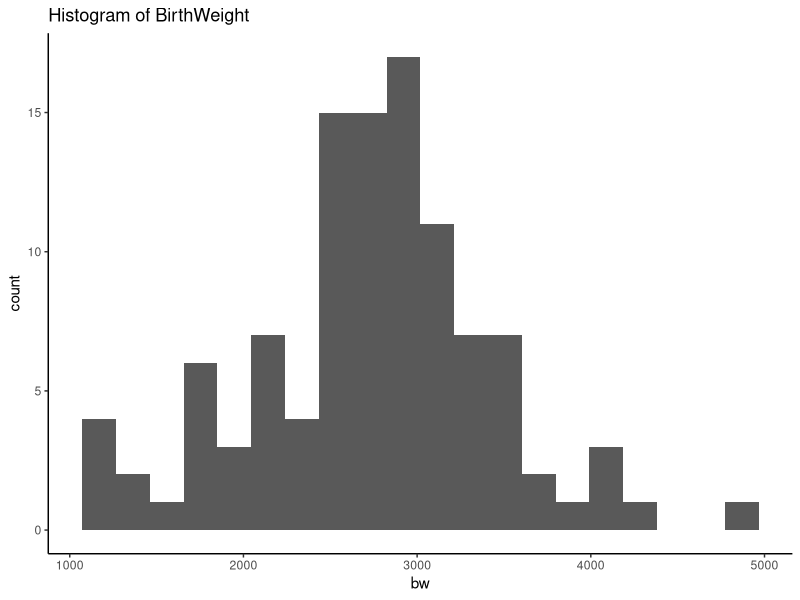
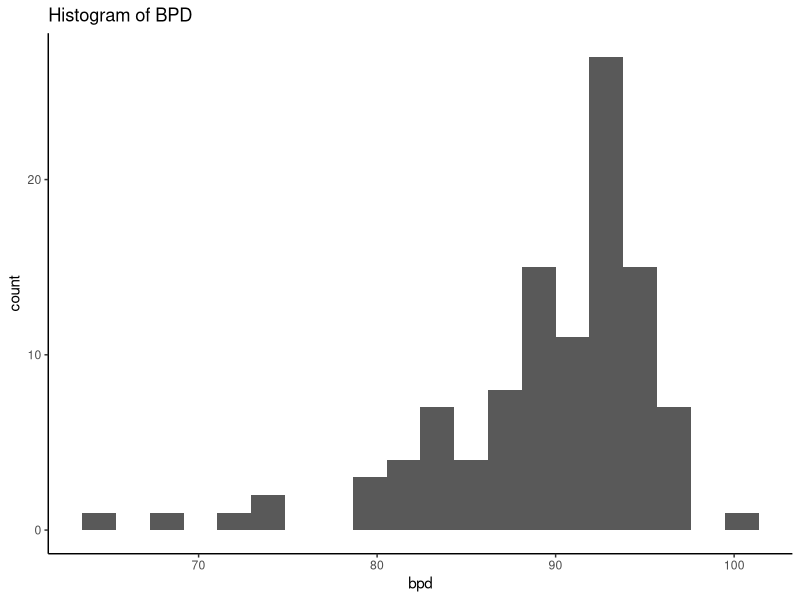
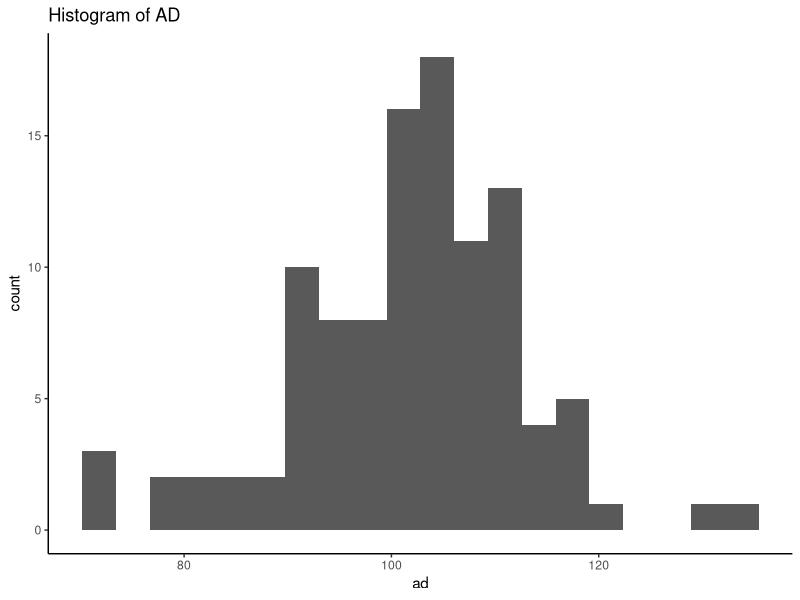
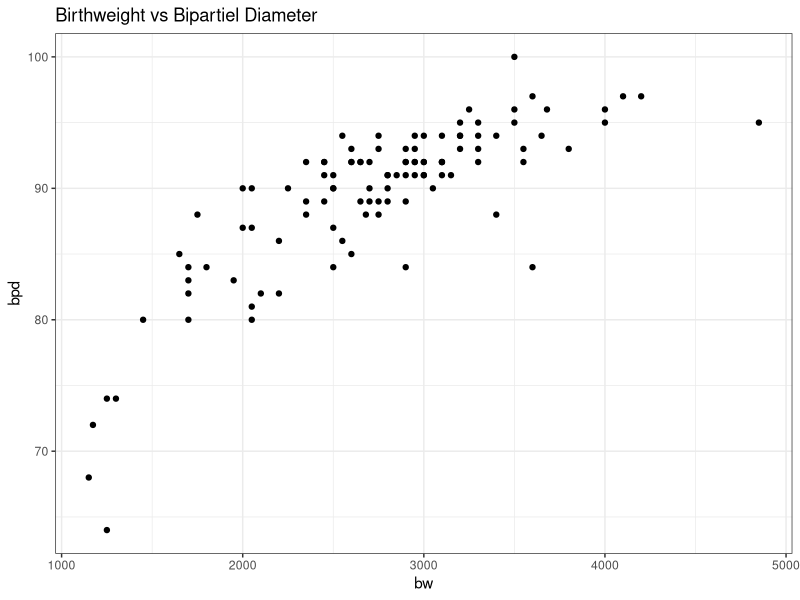
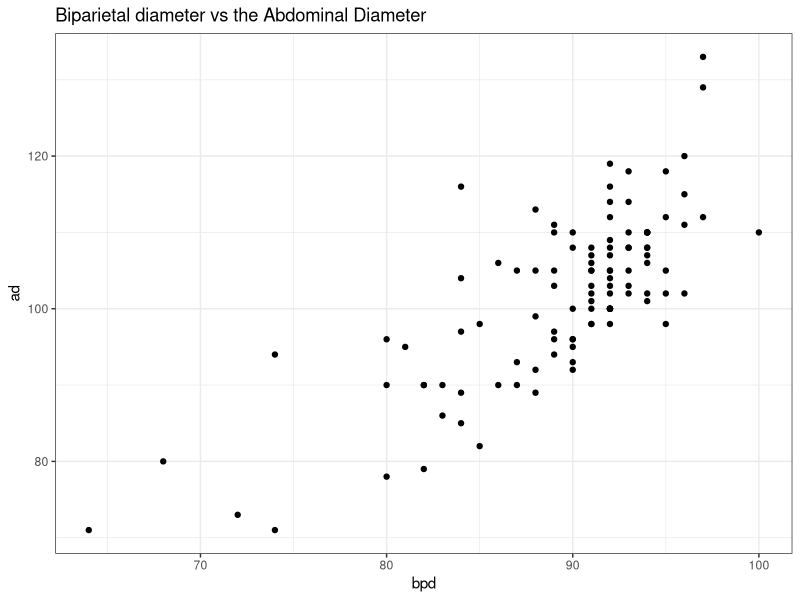
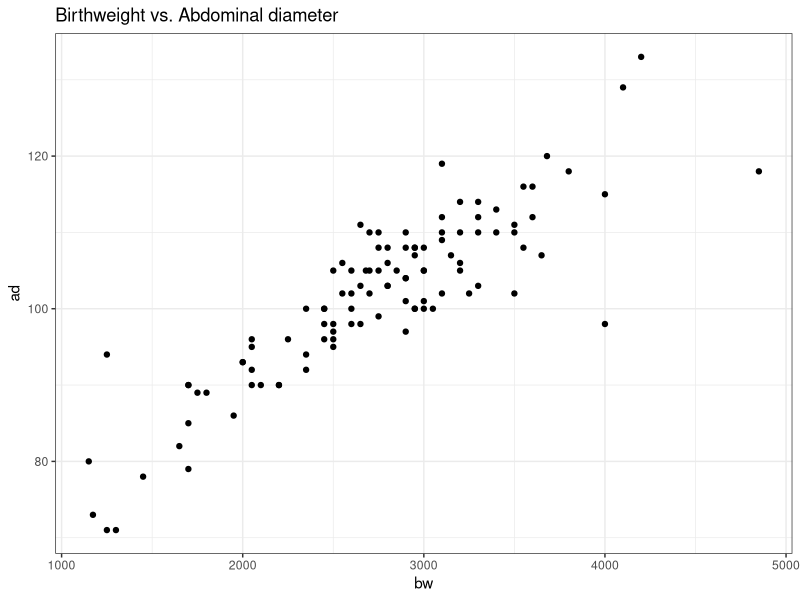
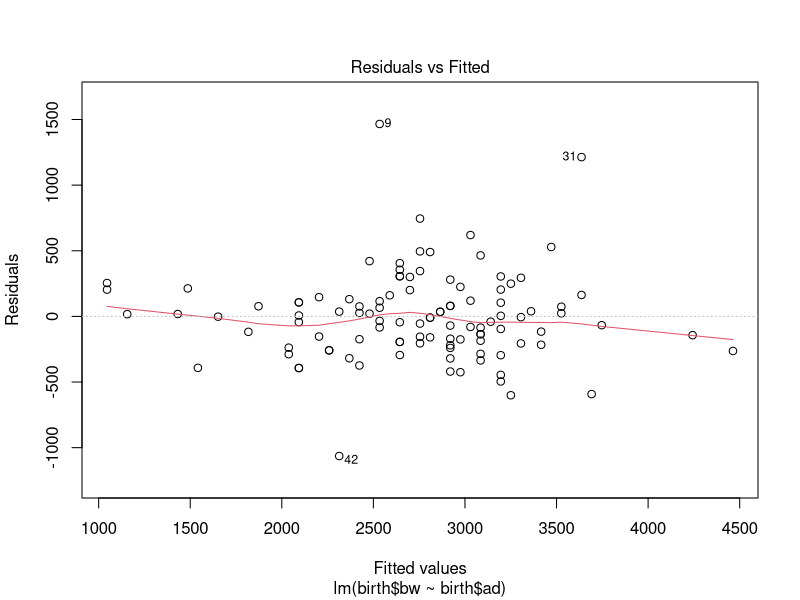
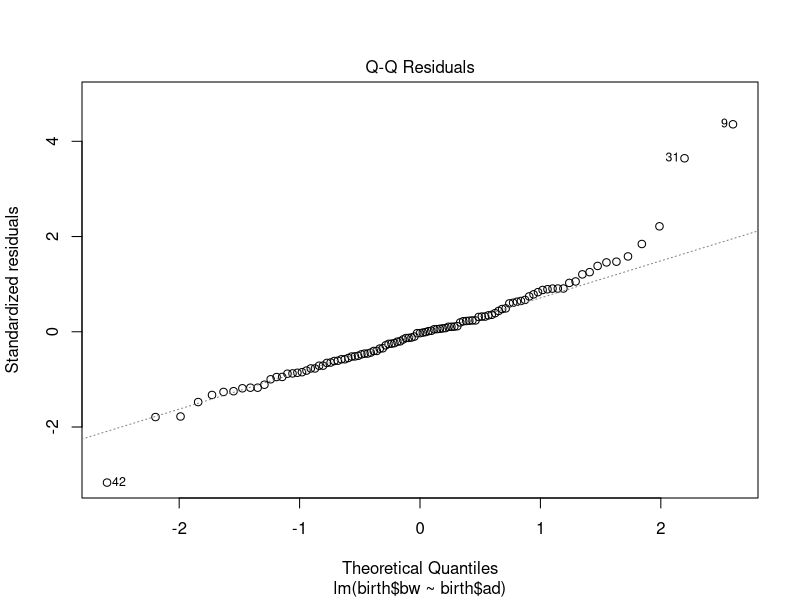

These figures' R source, in order: (Note: this script raises an error after producing the figures.)
## ---- chunk 1
library(ggplot2)
## ---- chunk 2
birth<-read.csv("birthweight.csv", sep = ";")
## ---- chunk 3
summary(birth)
## ---- chunk 4
ggplot(data=birth, aes(x=bw)) + geom_histogram(bins = 20) + theme_classic() +ggtitle("Histogram of BirthWeight")
## ---- chunk 5
ggplot(data=birth, aes(x=bpd)) + geom_histogram(bins = 20) + theme_classic() +ggtitle("Histogram of BPD")
## ---- chunk 6
ggplot(data=birth, aes(x=ad)) + geom_histogram(bins = 20) + theme_classic() +ggtitle("Histogram of AD")
## ---- chunk 7
ggplot(birth, aes(x=bw, y=bpd))+ geom_point() + theme_bw() + ggtitle("Birthweight vs Bipartiel Diameter")

## ---- chunk 8
ggplot(birth, aes(x=bpd, y=ad))+ geom_point() + theme_bw() + ggtitle("Biparietal diameter vs the Abdominal Diameter")
## ---- chunk 9
ggplot(birth, aes(x=bw, y=ad))+ geom_point() + theme_bw() + ggtitle("Birthweight vs. Abdominal diameter")
## ---- chunk 10
cor(birth$bw, birth$bpd)
## ---- chunk 11
cor(birth$bw, birth$ad)
## ---- chunk 12
cor.test(birth$bw, birth$bpd)
## ---- chunk 13
cor.test(birth$bw, birth$ad)
## ---- chunk 14
ad.lm<-lm(birth$bw~birth$ad)
summary(ad.lm)
## ---- chunk 15
plot(ad.lm)
## ---- chunk 16
bpd.lm<-lm(birth$bw~birth$bpd)
summary(bpd.lm)
## ---- chunk 17
plot(bpd.lm)
## ---- chunk 18
bpd.tr.lm<-lm(birth$bw~I(birth$bpd^2))
summary(bpd.tr.lm)
## ---- chunk 19
plot(bpd.tr.lm)
## ---- chunk 20
bpd.lm
## ---- chunk 21
bw.80<--5505.41+92.14*80
bw.80
## ---- chunk 22
ad.lm
## ---- chunk 23
bw.105<--2867.92+ 55.12*105
bw.105
## ---- chunk 24
mean(birth$bw)
## ---- chunk 25
test.st<-(mean(birth$bw)-3300)/(sd(birth$bw)/sqrt(107))
test.st
## ---- chunk 26
pnorm(test.st)
## ---- chunk 27
knitr::include_graphics("pnorm-plot.png")
